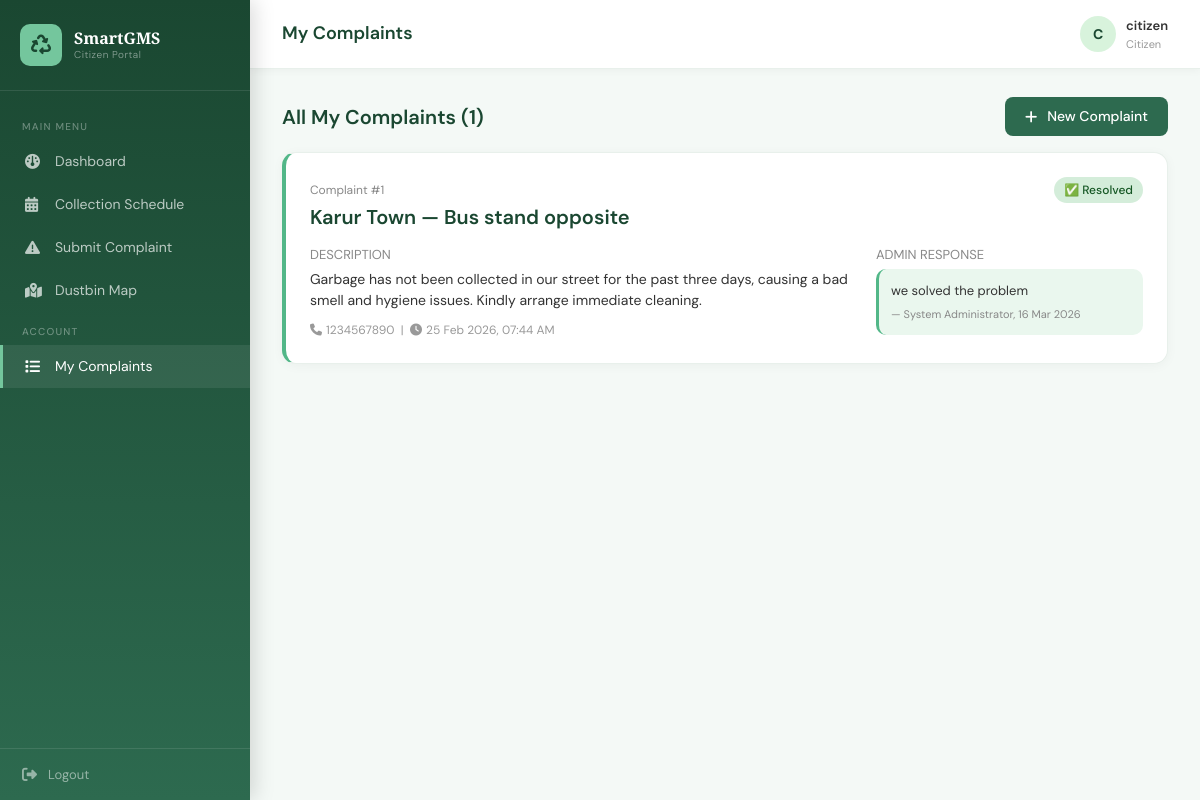
The app's page /citizen/my_complaints.php (signed in) with its own data.
### tables this page shows
CREATE TABLE `complaints` (
  `id` int(11) NOT NULL,
  `citizen_id` int(11) NOT NULL,
  `full_name` varchar(100) NOT NULL,
  `phone` varchar(15) NOT NULL,
  `area` varchar(100) NOT NULL,
  `place` varchar(150) NOT NULL,
  `description` text NOT NULL,
  `image` varchar(255) DEFAULT NULL,
  `status` enum('pending','in_progress','resolved') DEFAULT 'pending',
  `created_at` timestamp NOT NULL DEFAULT current_timestamp()
);

CREATE TABLE `complaint_responses` (
  `id` int(11) NOT NULL,
  `complaint_id` int(11) NOT NULL,
  `admin_id` int(11) NOT NULL,
  `response` text NOT NULL,
  `responded_at` timestamp NOT NULL DEFAULT current_timestamp()
);

CREATE TABLE `users` (
  `id` int(11) NOT NULL,
  `full_name` varchar(100) NOT NULL,
  `email` varchar(100) NOT NULL,
  `password` varchar(255) NOT NULL,
  `phone` varchar(15) DEFAULT NULL,
  `area` varchar(100) DEFAULT NULL,
  `role` enum('admin','citizen') NOT NULL DEFAULT 'citizen',
  `created_at` timestamp NOT NULL DEFAULT current_timestamp()
);

### citizen/my_complaints.php (the view, shortened to what this page needs)
<?php
require_once '../includes/db.php';
$complaints = $pdo->prepare("SELECT * FROM complaints WHERE citizen_id=? ORDER BY created_at DESC");
$complaints->execute([$_SESSION['user_id']]);
$complaints = $complaints->fetchAll();
?>
<?php include '../includes/header.php'; ?>
<div class="sidebar">
    <div class="sidebar-brand">
        <div class="icon"><i class="fa-solid fa-recycle"></i></div>
        <div class="name">SmartGMS <small>Citizen Portal</small></div>
    </div>
    <div class="sidebar-menu">
        <div class="menu-label">Main Menu</div>
        <a href="dashboard.php"><i class="fa-solid fa-gauge"></i> Dashboard</a>
        <a href="schedule.php"><i class="fa-solid fa-calendar-days"></i> Collection Schedule</a>
        <a href="complaint.php"><i class="fa-solid fa-triangle-exclamation"></i> Submit Complaint</a>
        <a href="map.php"><i class="fa-solid fa-map-location-dot"></i> Dustbin Map</a>
        <div class="menu-label">Account</div>
        <a href="my_complaints.php" class="active"><i class="fa-solid fa-list"></i> My Complaints</a>
    </div>
    <div class="sidebar-footer">
        <a href="../logout.php"><i class="fa-solid fa-right-from-bracket"></i> Logout</a>
    </div>
</div>
<div class="main-content">
    <div class="topbar">
        <h4>My Complaints</h4>
        <div class="user-info">
            <div class="avatar"><?= strtoupper(substr($_SESSION['full_name'], 0, 1)) ?></div>
            <div><div style="font-weight:600;color:#333;"><?= htmlspecialchars($_SESSION['full_name']) ?></div><div style="font-size:11px;color:#999;">Citizen</div></div>
        </div>
    </div>
    <div class="page-body">
        <div class="d-flex justify-content-between align-items-center mb-3">
            <h5 style="color:#1a4731;font-weight:600;margin:0;">All My Complaints (<?= count($complaints) ?>)</h5>
            <a href="complaint.php" class="btn-green btn"><i class="fa-solid fa-plus me-1"></i> New Complaint</a>
        </div>
        <?php if (empty($complaints)): ?>
        <div style="text-align:center;padding:80px;background:#fff;border-radius:14px;border:1px solid #e8f0eb;">
            <div style="font-size:60px;margin-bottom:16px;">📋</div>
            <h5 style="color:#1a4731;">No complaints submitted yet</h5>
            <p style="color:#888;font-size:14px;">If you see a garbage problem, click the button below to report it.</p>
            <a href="complaint.php" class="btn-green btn mt-2"><i class="fa-solid fa-plus me-1"></i> Submit a Complaint</a>
        </div>
        <?php else: ?>
        <div class="row g-3">
            <?php foreach ($complaints as $c): ?>
            <?php
                $resp = $pdo->prepare("SELECT cr.response, cr.responded_at, u.full_name FROM complaint_responses cr JOIN users u ON cr.admin_id=u.id WHERE cr.complaint_id=? ORDER BY cr.responded_at DESC LIMIT 1");
                $resp->execute([$c['id']]);
                $adminReply = $resp->fetch();
            ?>
            <div class="col-12">
                <div class="card border-0 shadow-sm rounded-3" style="border-left: 4px solid <?= $c['status']==='resolved' ? '#52b788' : ($c['status']==='in_progress' ? '#4d94ff' : '#f0a500') ?> !important; border-left-style:solid !important;">
                    <div class="card-body p-4">
                        <div class="d-flex justify-content-between align-items-start flex-wrap gap-2 mb-3">
                            <div>
                                <span style="font-size:12px;color:#888;">Complaint #<?= $c['id'] ?></span>
                                <h5 style="color:#1a4731;font-weight:600;margin:4px 0 0;"><?= htmlspecialchars($c['area']) ?> — <?= htmlspecialchars($c['place']) ?></h5>
                            </div>
                            <?php if ($c['status'] === 'pending'): ?>
                                <span class="badge-pending">⏳ Pending</span>
                            <?php elseif ($c['status'] === 'in_progress'): ?>
                                <span class="badge-progress">🔧 In Progress</span>
                            <?php else: ?>
                                <span class="badge-resolved">✅ Resolved</span>
                            <?php endif; ?>
                        </div>
                        <div class="row g-3">
                            <div class="col-md-<?= $c['image'] ? '6' : '8' ?>">
                                <div style="font-size:13px;color:#888;margin-bottom:4px;">DESCRIPTION</div>
                                <p style="font-size:14px;color:#333;margin:0;"><?= nl2br(htmlspecialchars($c['description'])) ?></p>
                                <div style="font-size:12px;color:#999;margin-top:10px;"><i class="fa-solid fa-phone me-1"></i><?= htmlspecialchars($c['phone']) ?> &nbsp;|&nbsp; <i class="fa-solid fa-clock me-1"></i><?= date('d M Y, h:i A', strtotime($c['created_at'])) ?></div>
                            </div>
                            <?php if ($adminReply): ?>
                            <div class="col-md-<?= $c['image'] ? '3' : '4' ?>">
                                <div style="font-size:13px;color:#888;margin-bottom:4px;">ADMIN RESPONSE</div>
                                <div style="background:#eaf7ee;border-radius:10px;padding:12px;border-left:3px solid #52b788;">
                                    <p style="font-size:13px;margin:0;color:#333;"><?= nl2br(htmlspecialchars($adminReply['response'])) ?></p>
                                    <div style="font-size:11px;color:#888;margin-top:6px;">— <?= htmlspecialchars($adminReply['full_name']) ?>, <?= date('d M Y', strtotime($adminReply['responded_at'])) ?></div>
                                </div>
                            </div>
                            <?php endif; ?>
                        </div>
                    </div>
                </div>
            </div>
            <?php endforeach; ?>
        </div>
        <?php endif; ?>
    </div>
</div>
<?php include '../includes/footer.php'; ?>

### assets/css/style.css (style rules this page uses)
:root { --green-dark: #1a4731; --green-mid: #2d6a4f; --green-light: #52b788; --green-pale: #d8f3dc; --green-accent: #74c69d; --white: #f8fffe; --text-dark: #0d2b1e; --text-muted: #5a7a6a; --bg-page: #f4f9f6; --border-color: #e8f0eb; }
*, *::before, *::after { box-sizing: border-box; margin: 0; padding: 0; }
html, body { height: 100%; font-family: 'DM Sans', sans-serif; background: var(--bg-page); color: var(--text-dark); }
.sidebar { width: 250px; min-height: 100vh; background: linear-gradient(180deg, var(--green-dark) 0%, var(--green-mid) 100%); position: fixed; top: 0; left: 0; z-index: 100; box-shadow: 4px 0 20px rgba(0,0,0,.15); }
.sidebar-brand { padding: 24px 20px; border-bottom: 1px solid rgba(255,255,255,.1); display: flex; align-items: center; gap: 12px; }
.sidebar-brand .icon { width: 42px; height: 42px; background: var(--green-accent); border-radius: 10px; display: flex; align-items: center; justify-content: center; font-size: 20px; color: var(--green-dark); }
.sidebar-brand .name { font-family: 'Playfair Display', serif; font-size: 16px; font-weight: 700; color: #fff; line-height: 1.2; }
.sidebar-brand .name small { display: block; font-family: 'DM Sans', sans-serif; font-size: 10px; font-weight: 300; color: rgba(255,255,255,.5); letter-spacing: .5px; }
.sidebar-menu { padding: 16px 0; }
.menu-label { font-size: 10px; letter-spacing: 1.2px; text-transform: uppercase; color: rgba(255,255,255,.35); padding: 12px 22px 6px; font-weight: 500; }
.sidebar a { display: flex; align-items: center; gap: 12px; padding: 11px 22px; color: rgba(255,255,255,.7); text-decoration: none; font-size: 14px; font-weight: 400; transition: all .2s; border-left: 3px solid transparent; }
.sidebar a:hover, .sidebar a.active { background: rgba(255,255,255,.08); color: #fff; border-left-color: var(--green-accent); }
.sidebar a i { width: 18px; font-size: 15px; }
.sidebar-footer { position: absolute; bottom: 0; left: 0; right: 0; padding: 16px 22px; border-top: 1px solid rgba(255,255,255,.1); }
.sidebar-footer a { color: rgba(255,255,255,.5); font-size: 13px; display: flex; align-items: center; gap: 8px; text-decoration: none; transition: color .2s; border-left: none !important; padding: 0 !important; background: none !important; }
.main-content { margin-left: 250px; min-height: 100vh; }
.topbar { background: #fff; padding: 16px 32px; display: flex; align-items: center; justify-content: space-between; border-bottom: 1px solid var(--border-color); box-shadow: 0 2px 8px rgba(0,0,0,.04); position: sticky; top: 0; z-index: 99; }
.topbar h4 { margin: 0; font-size: 18px; color: var(--green-dark); font-weight: 600; }
.topbar .user-info { display: flex; align-items: center; gap: 10px; font-size: 13px; color: #666; }
.page-body { padding: 28px 32px; }
.avatar { width: 36px; height: 36px; border-radius: 50%; background: var(--green-pale); color: var(--green-dark); display: flex; align-items: center; justify-content: center; font-weight: 700; font-size: 14px; }
.badge-resolved { background: #d4edda; color: #155724; padding: 4px 10px; border-radius: 20px; font-size: 12px; font-weight: 500; }
.btn-green { background: var(--green-mid); color: #fff; border: none; border-radius: 8px; padding: 9px 20px; font-size: 14px; font-weight: 500; transition: all .2s; text-decoration: none; display: inline-flex; align-items: center; gap: 6px; cursor: pointer; }
.card { border-radius: 14px !important; border: 1px solid var(--border-color) !important; box-shadow: 0 2px 12px rgba(0,0,0,.04) !important; }

### records on screen
complaints: id "1", area "Karur Town", place "Bus stand opposite", status "✅ Resolved", description "Garbage has not been collected in our street for the past three days, causing a bad smell and hygiene issues. Kindly arrange immediate cleaning.", phone "1234567890", created_at "25 Feb 2026, 07:44 AM", complaint_responses.response "we solved the problem", users.full_name "System Administrator", complaint_responses.responded_at "16 Mar 2026"

### other values on screen
substr($_SESSION['full_name'], 0, 1) "C"
$_SESSION['full_name'] "citizen"
count($complaints) "1"
